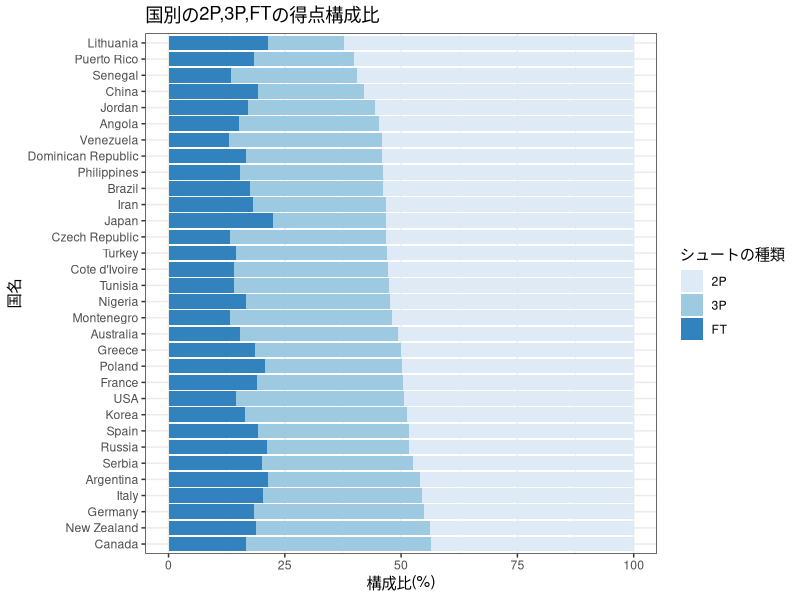

Here is the R script that generated this plot: (Note: this script raises an error after producing the figure.)

# loading packege ---------------------------------------------------------
library(tidyverse)
library(ggrepel)
library(openxlsx)
# loading data ------------------------------------------------------------

team_REB <- read_csv("stats_teams_REB.csv")
team_Shoot <- read_csv("stats_teams_Shoot.csv")
team_BLK_PF <- read_csv("stats_teams_BLK_PF.csv")
team_AS_TO <- read_csv("stats_teams_AS_TO.csv")
team_STL_TO <- read_csv("stats_teams_STL_TO.csv")
boxscore <- read_csv("worldcup_boxscore_raw.csv")
team_comparison <- read_csv("worldcup_team_comparison.csv")

#joining mulitple dataframe(summarised data)
raw <- list(team_Shoot, team_AS_TO, team_BLK_PF, team_REB, team_STL_TO) %>% 
  reduce(left_join, by = "Team")

toJoin <- boxscore %>%
  left_join(team_comparison, by = c("Timing", "Name_TeamA", "Name_TeamB"))

#including boxscore, fast break, and points in the paint data
raw_full <- toJoin %>%
  left_join(raw, by = c("Name_TeamA" = "Team")) %>%
  rename(Team = Name_TeamA)
  

# ratio of FGA and TO -----------------------------------------------------

raw %>%
  mutate("FGA/TO" = (`2PA` + `3PA`)/TO.x) %>%
  select("Team", "FGA/TO") %>%
  arrange(`FGA/TO`) %>%
  view()


# percentage of AST in FGM ------------------------------------------------

raw %>%
  mutate("AST/FGM" = round(AST/(`2PM` + `3PM`), 3)) %>%
  select("Team", "AST/FGM") %>%
  arrange(desc(`AST/FGM`)) %>%
  view() %>%
  write.xlsx("AST_per.xlsx")



# ratio of points among 2P, 3P, FT ----------------------------------------

desc_2P <- raw %>%
  mutate(ratio_2P = 100*`2PM`*2/PTS,
         ratio_3P = 100*`3PM`*3/PTS,
         ratio_FT = 100*FTM/PTS) %>%
  arrange(ratio_2P) %>%　#2P構成比が多い順に並べ替え
  .$Team #ベクトル化？

raw %>%
  mutate(ratio_2P = 100*`2PM`*2/PTS,
         ratio_3P = 100*`3PM`*3/PTS,
         ratio_FT = 100*FTM/PTS) %>%
  select(Team, ratio_2P, ratio_3P, ratio_FT) %>%
  gather(key = shoot, value = ratio, -Team) %>%
  ggplot(aes(x = Team, y = ratio, fill = shoot))+
  geom_bar(stat = "identity")+
  scale_x_discrete(limits = desc_2P)+
  scale_fill_brewer(name = "シュートの種類", labels = c(ratio_2P = "2P", ratio_3P = "3P", ratio_FT = "FT"))+
  labs(x = "国名", y = "構成比(%)", title = "国別の2P,3P,FTの得点構成比")+
  coord_flip()+
  theme_bw()+
  ggsave("points_ratio_team.png", dpi = 300, width = 12, height = 10)


# ratio of points among "in the paint", other 2P, 3P, FT ------------------
#perimeterの割合でソート
perimeter_ascend <- raw_full %>%
  group_by(Team) %>%
  summarise(PTS = mean(PTS),
            PitP = sum(PitP_TeamA),
            `2PM` = mean(`2PM`*2),
            `3PM` = mean(`3PM`*3),
            FTM = mean(FTM)) %>%
  mutate(ratio_PitP = 100*PitP/PTS,
         ratio_perimeter = 100*(`2PM`-PitP)/PTS,
         ratio_3P = 100*`3PM`/PTS,
         ratio_FT = 100*FTM/PTS) %>%
  arrange(ratio_perimeter) %>%
  .$Team

#3Pの割合でソート
ascend_3P <- raw_full %>%
  group_by(Team) %>%
  summarise(PTS = mean(PTS),
            PitP = sum(PitP_TeamA),
            `2PM` = mean(`2PM`*2),
            `3PM` = mean(`3PM`*3),
            FTM = mean(FTM)) %>%
  mutate(ratio_PitP = 100*PitP/PTS,
         ratio_perimeter = 100*(`2PM`-PitP)/PTS,
         ratio_3P = 100*`3PM`/PTS,
         ratio_FT = 100*FTM/PTS) %>%
  arrange(ratio_3P) %>%
  .$Team

#PitPの割合でソート
raw_full %>%
  group_by(Team) %>%
  summarise(PTS = mean(PTS),
            PitP = sum(PitP_TeamA),
            `2PM` = mean(`2PM`*2),
            `3PM` = mean(`3PM`*3),
            FTM = mean(FTM)) %>%
  mutate(ratio_PitP = 100*PitP/PTS,
         ratio_perimeter = 100*(`2PM`-PitP)/PTS,
         ratio_3P = 100*`3PM`/PTS,
         ratio_FT = 100*FTM/PTS) %>%
  arrange(ratio_PitP) %>%
  .$Team

raw_full %>%
  group_by(Team) %>%
  summarise(PTS = mean(PTS),
            PitP = sum(PitP_TeamA),
            `2PM` = mean(`2PM`*2),
            `3PM` = mean(`3PM`*3),
            FTM = mean(FTM)) %>%
  mutate(ratio_PitP = 100*PitP/PTS,
         ratio_perimeter = 100*(`2PM`-PitP)/PTS,
         ratio_3P = 100*`3PM`/PTS,
         ratio_FT = 100*FTM/PTS) %>%  
  select(Team, ratio_PitP, ratio_perimeter, ratio_3P, ratio_FT) %>%
  gather(key = shoot, value = ratio, -Team) %>%
  mutate(shoot = factor(shoot, levels = c("ratio_3P", "ratio_FT","ratio_PitP", "ratio_perimeter"))) %>% #積み上げ順を指定
  ggplot(aes(x = Team, y = ratio, fill = shoot))+
  geom_bar(stat = "identity")+
  scale_x_discrete(limits = perimeter_ascend)+
  scale_fill_brewer(name = "シュートの種類", labels = c(ratio_PitP = "ペイントエリア内のシュート", ratio_perimeter = "ペリメーターのシュート", ratio_3P = "3P", ratio_FT = "FT"))+
  labs(x = "国名", y = "構成比(%)", title = "国別のペイントエリア、ペリメーター,3P,FTの得点構成比")+
  coord_flip()+
  theme_bw()+
  ggsave("points_ratio_team_addPitP.png", dpi = 300, width = 12, height = 10)


# per Game and ratio of fast break points ---------------------------------

#per game
order_FB_perGame <- raw_full %>%
  group_by(Team) %>%
  summarise(PTS = mean(PTS),
            GP = mean(GP),
            FB = sum(FB_TeamA)) %>%
  mutate(FB_perGame = FB/GP,
         ratio_of_FB = 100*FB/PTS) %>%
  arrange(FB_perGame) %>%
  .$Team

raw_full %>%
  group_by(Team) %>%
  summarise(PTS = mean(PTS),
            GP = mean(GP),
            FB = sum(FB_TeamA)) %>%
  mutate(FB_perGame = FB/GP,
         ratio_of_FB = 100*FB/PTS) %>%
  ggplot(aes(x = Team, y = FB_perGame))+
  geom_bar(stat = "identity", fill="lightblue")+
  scale_x_discrete(limits = order_FB_perGame)+
  labs(x = "国名", y = "ファストブレイクによる平均得点(per Game)", title = "国別のファストブレイクによる平均得点")+
  coord_flip()+
  theme_bw()+
  ggsave("FB_perGame.png")

#ratio
order_ratio_of_FB <- raw_full %>%
  group_by(Team) %>%
  summarise(PTS = mean(PTS),
            GP = mean(GP),
            FB = sum(FB_TeamA)) %>%
  mutate(FB_perGame = FB/GP,
         ratio_of_FB = 100*FB/PTS) %>%
  arrange(ratio_of_FB) %>%
  .$Team

raw_full %>%
  group_by(Team) %>%
  summarise(PTS = mean(PTS),
            GP = mean(GP),
            FB = sum(FB_TeamA)) %>%
  mutate(FB_perGame = FB/GP,
         ratio_of_FB = 100*FB/PTS) %>%
  ggplot(aes(x = Team, y = ratio_of_FB))+
  geom_bar(stat = "identity", fill="green")+
  scale_x_discrete(limits = order_ratio_of_FB)+
  labs(x = "国名", y = "総得点に占めるファストブレイクの得点の割合(%)", title = "国別の総得点に占めるファストブレイクの得点の割合")+
  coord_flip()+
  theme_bw()+
  ggsave("ratio_of_FB.png")


# percentage of blocked shots in FGA --------------------------------------

order_ratio_of_blked <- raw_full %>%
  group_by(Team) %>%
  summarise(blked = sum(Blk_TeamB),
            FGA = sum(Fga_teamA)) %>%
  mutate(ratio_of_blked = 100*blked/FGA) %>%
  arrange(ratio_of_blked) %>%
  .$Team

raw_full %>%
  group_by(Team) %>%
  summarise(blked = sum(Blk_TeamB),
            FGA = sum(Fga_teamA)) %>%
  mutate(ratio_of_blked = 100*blked/FGA) %>%
  ggplot(aes(x = Team, y = ratio_of_blked))+
  geom_bar(stat = "identity", fill="green")+
  scale_x_discrete(limits = order_ratio_of_blked)+
  labs(x = "国名", y = "FGAに占める被ブロック数の割合(%)", title = "国別のFGAに占める被ブロック数の割合")+
  coord_flip()+
  theme_bw()+
  ggsave("ratio_of_blked.png")
  


# OREB%, DREB% ------------------------------------------------------------

raw_full %>%
  group_by(Team) %>%
  summarise(DREB_us = sum(Dreb_TeamA),
            OREB_us = sum(Oreb_TeamA),
            DREB_opp = sum(Dreb_TeamB),
            OREB_opp = sum(Oreb_TeamB)) %>%
  mutate(DREB_per = 100*DREB_us/(DREB_us + OREB_opp),
         OREB_per = 100*OREB_us/(DREB_opp + OREB_us)) %>%
  ggplot(aes(x = DREB_per, y = OREB_per, label = Team))+
  geom_point()+
  geom_label_repel()+
  labs(x = "DREB%", y = "OREB%", title = "国別のDREB%及びOREB%")+
  theme_bw()+
  ggsave("relation_DREBper_OREBper.png")


# difference of eFG%, 3FG%, FB which japan's oppnent ----------------------
japan_opp <- factor(c("Turkey", "Czech Republic", "USA", "New Zealand", "Montenegro"), levels = c("Turkey", "Czech Republic", "USA", "New Zealand", "Montenegro"))

raw_full %>%
  mutate(japan_or_not = if_else(Name_TeamB == "Japan", "Japan", "Other")) %>%
  group_by(Team,japan_or_not) %>%
  summarise(F2GA = sum(F2ga_teamA),
            F2GM = sum(F2gm_TeamA),
            F3GA = sum(F3ga_teamA),
            F3GM = sum(F3gm_TeamA),
            FB = sum(FB_TeamA),
            GP = n()) %>%
  filter(Team  %in% japan_opp) %>%
  mutate(`eFG%` = (F2GM + 1.5*F3GM)/(F2GA + F3GA),
         FB_perGame = FB/GP,
         `3FG%` = F3GM/F3GA,
         `3FGA` = F3GA/GP) %>%
  write.xlsx("japan_opp_Stats.xlsx")

raw_full %>%
  mutate(japan_or_not = if_else(Name_TeamB == "Japan", "vs 日本", "vs 他国")) %>%
  group_by(Team,japan_or_not) %>%
  summarise(F2GA = sum(F2ga_teamA),
            F2GM = sum(F2gm_TeamA),
            F3GA = sum(F3ga_teamA),
            F3GM = sum(F3gm_TeamA),
            FB = sum(FB_TeamA),
            PitP = sum(PitP_TeamA),
            PTS = sum(Pts_TeamA),
            FTM = sum(Ftm_TeamA),
            GP = n()) %>%
  ungroup() %>%
  filter(Team  %in% japan_opp) %>%
  mutate(ratio_PitP = 100*PitP/PTS,
         ratio_perimeter = 100*(F2GM*2-PitP)/PTS,
         ratio_3P = 100*F3GM*3/PTS,
         ratio_FT = 100*FTM/PTS) %>%
  select(Team, ratio_PitP, ratio_perimeter, ratio_3P, ratio_FT, japan_or_not) %>%
  gather(key = shoot, value = ratio, -Team, -japan_or_not) %>%
  mutate(Team = factor(Team, levels = c("Turkey", "Czech Republic", "USA", "New Zealand", "Montenegro"))) %>%
  mutate(shoot = factor(shoot, levels = c("ratio_3P", "ratio_FT", "ratio_perimeter","ratio_PitP"))) %>% #積み上げ順を指定
  ggplot(aes(x = japan_or_not, y = ratio, fill = shoot))+
  geom_bar(stat = "identity")+
  #  scale_x_discrete(limits = perimeter_ascend)+
  scale_fill_brewer(name = "シュートの種類", labels = c(ratio_PitP = "ペイントエリア内のシュート", ratio_perimeter = "ペリメーターのシュート", ratio_3P = "3P", ratio_FT = "FT"))+
  labs(x = "国名", y = "構成比(%)", title = "対戦相手別のペイントエリア、ペリメーター,3P,FTの得点構成比")+
  coord_flip()+
  facet_wrap(~ Team, ncol = 1)+
  theme_bw()+
  ggsave("japan_opp_ratio_of_pts.png")
